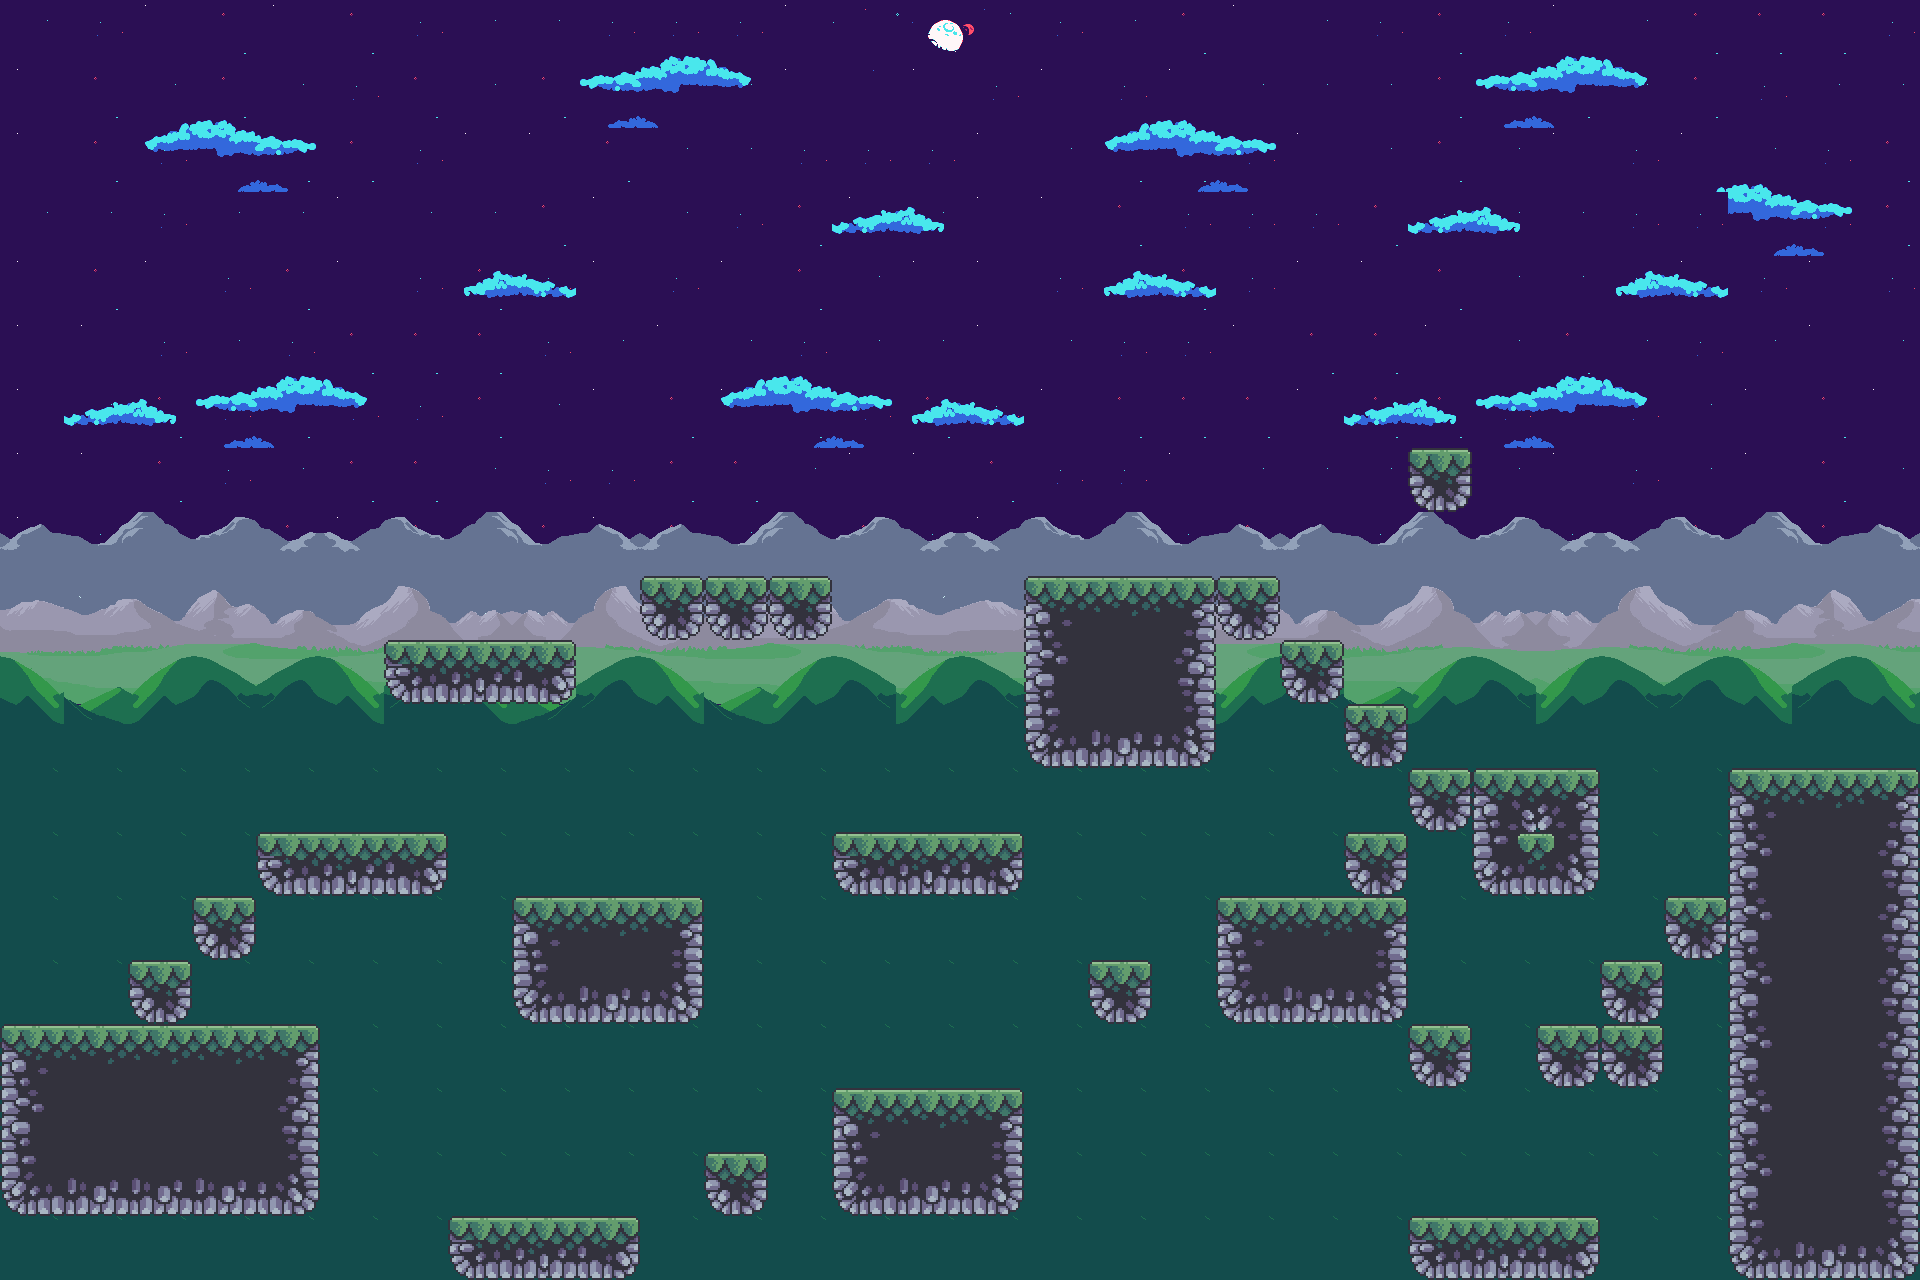

Rendered tile map (Tiled .tmx) drawn with the repository's tilesets; below, a short description and the map source with its tile grids summarised:
An orthogonal 30x20 tile map with 64x64 px tiles, 6 tile layers (BG 1, BG 2 (awan), BG 3 (rck mt), BG 4 (grass mt), ...), 19 tilesets and 86 objects (34x Grass, 12x Tree, 8x Fish, 7x Spike, 7x Chicken, ...).

<map version="1.10" tiledversion="1.10.2" orientation="orthogonal" renderorder="right-down" width="30" height="20" tilewidth="64" tileheight="64" infinite="0" nextlayerid="12" nextobjectid="133">
 <tileset firstgid="1" name="48x48 trees" tilewidth="48" tileheight="48" tilecount="4" columns="4">
  <image source="Stage Tiles/bahan/48x48 trees.png" width="192" height="48" />
 </tileset>
 <tileset firstgid="5" name="background_sky" tilewidth="64" tileheight="64" tilecount="10" columns="5">
  <image source="Stage Tiles/bahan/background_sky.png" width="360" height="180" />
 </tileset>
 <tileset firstgid="15" name="BGBack" tilewidth="64" tileheight="64" tilecount="40" columns="8">
  <image source="Stage Tiles/bahan/BGBack.png" width="512" height="320" />
 </tileset>
 <tileset firstgid="55" name="BGFront" tilewidth="64" tileheight="64" tilecount="40" columns="8">
  <image source="Stage Tiles/bahan/BGFront.png" width="512" height="320" />
 </tileset>
 <tileset firstgid="95" name="clouds" tilewidth="64" tileheight="64" tilecount="10" columns="5">
  <image source="Stage Tiles/bahan/clouds.png" width="360" height="180" />
 </tileset>
 <tileset firstgid="105" name="Grass Mountains" tilewidth="64" tileheight="64" tilecount="25" columns="5">
  <image source="Stage Tiles/bahan/Grass Mountains.png" width="320" height="320" />
 </tileset>
 <tileset firstgid="130" name="grass" tilewidth="64" tileheight="64" tilecount="5" columns="5">
  <image source="Stage Tiles/bahan/grass.png" width="320" height="64" />
 </tileset>
 <tileset firstgid="135" name="outside" tilewidth="64" tileheight="64" tilecount="48" columns="12">
  <image source="Stage Tiles/bahan/outside.png" width="768" height="256" />
 </tileset>
 <tileset firstgid="183" name="Rock Mountains" tilewidth="64" tileheight="64" tilecount="25" columns="5">
  <image source="Stage Tiles/bahan/Rock Mountains.png" width="320" height="320" />
 </tileset>
 <tileset firstgid="208" name="4_5_11zon" tilewidth="48" tileheight="48" tilecount="1" columns="1">
  <image source="Stage Tiles/spike gozy/11zon_resized/4_5_11zon.png" width="50" height="50" />
 </tileset>
 <tileset firstgid="209" name="16x32 trees" tilewidth="16" tileheight="32" tilecount="8" columns="4">
  <image source="Stage Tiles/bahan/16x32 trees.png" width="64" height="64" />
 </tileset>
 <tileset firstgid="217" name="5_11zon" tilewidth="64" tileheight="64" tilecount="1" columns="1">
  <image source="Stage Tiles/bahan/5_11zon.png" width="64" height="64" />
 </tileset>
 <tileset firstgid="218" name="9" tilewidth="16" tileheight="16" tilecount="3" columns="3">
  <image source="Stage Tiles/bahan/Bushes/9.png" width="61" height="25" />
 </tileset>
 <tileset firstgid="221" name="7" tilewidth="24" tileheight="24" tilecount="2" columns="2">
  <image source="Stage Tiles/bahan/Bushes/7.png" width="61" height="24" />
 </tileset>
 <tileset firstgid="223" name="1" tilewidth="10" tileheight="10" tilecount="3" columns="3">
  <image source="Stage Tiles/bahan/Bushes/1.png" width="31" height="15" />
 </tileset>
 <tileset firstgid="226" name="1" tilewidth="32" tileheight="32" tilecount="2" columns="1">
  <image source="Stage Tiles/ayam/1.png" width="32" height="72" />
 </tileset>
 <tileset firstgid="228" name="1" tilewidth="57" tileheight="57" tilecount="2" columns="2">
  <image source="Stage Tiles/mukbang/1.png" width="115" height="62" />
 </tileset>
 <tileset firstgid="230" name="1" tilewidth="59" tileheight="59" tilecount="1" columns="1">
  <image source="Stage Tiles/snack/1.png" width="62" height="62" />
 </tileset>
 <tileset firstgid="231" name="1" tilewidth="57" tileheight="67" tilecount="6" columns="3">
  <image source="Stage Tiles/1.png" width="180" height="147" />
 </tileset>
 <layer id="1" name="BG 1" width="30" height="20">
  <data>[600 cells, 600 non-empty, 8 distinct tile ids]</data>
 </layer>
 <layer id="2" name="BG 2 (awan)" width="30" height="20">
  <data>[600 cells, 79 non-empty, 10 distinct tile ids]</data>
 </layer>
 <layer id="3" name="BG 3 (rck mt)" width="30" height="20">
  <data>[600 cells, 90 non-empty, 10 distinct tile ids]</data>
 </layer>
 <layer id="4" name="BG 4 (grass mt)" width="30" height="20">
  <data>[600 cells, 60 non-empty, 16 distinct tile ids]</data>
 </layer>
 <layer id="5" name="BG 5 (grass mt 2)" width="30" height="20">
  <data>[600 cells, 300 non-empty, 6 distinct tile ids]</data>
 </layer>
 <objectgroup id="11" name="Object 2">
  <object id="78" name="Tree" gid="1" x="294.667" y="832" width="116" height="116" />
  <object id="82" name="Tree" gid="3" x="916" y="1090" width="136" height="136" />
  <object id="83" name="Tree" gid="3" x="512" y="896" width="174" height="174" />
  <object id="84" name="Tree" gid="2" x="1027" y="583" width="202" height="202" />
  <object id="86" name="Tree" gid="212" x="448" y="1216" width="61" height="122" />
  <object id="88" name="Tree" gid="211" x="1408" y="1024" width="54" height="108" />
  <object id="89" name="Tree" gid="214" x="1402" y="456" width="76" height="152" />
  <object id="90" name="Tree" gid="2" x="1472" y="768" width="135" height="135" />
  <object id="91" name="Tree" gid="4" x="64" y="1023.33" width="208" height="208" />
  <object id="92" name="Tree" gid="3" x="350" y="648" width="258" height="258" />
  <object id="93" name="Tree" gid="1" x="654" y="576" width="168" height="168" />
  <object id="94" name="Tree" gid="209" x="704" y="1152" width="69" height="138" />
 </objectgroup>
 <layer id="8" name="Pijakan" width="30" height="20">
  <data>[600 cells, 103 non-empty, 17 distinct tile ids]</data>
 </layer>
 <objectgroup id="6" name="Object">
  <object id="1" name="Grass" gid="130" x="0" y="1024" width="64" height="64" />
  <object id="2" name="Grass" gid="131" x="64" y="1024" width="64" height="64" />
  <object id="3" name="Grass" gid="132" x="128" y="1024" width="64" height="64" />
  <object id="4" name="Grass" gid="133" x="192" y="1024" width="64" height="64" />
  <object id="5" name="Grass" gid="134" x="256" y="1024" width="64" height="64" />
  <object id="22" name="Grass" gid="130" x="256" y="832" width="64" height="64" />
  <object id="23" name="Grass" gid="2147483779" x="320" y="832" width="64" height="64" />
  <object id="24" name="Grass" gid="131" x="384" y="832" width="64" height="64" />
  <object id="25" name="Grass" gid="130" x="512" y="896" width="64" height="64" />
  <object id="26" name="Grass" gid="131" x="576" y="896" width="64" height="64" />
  <object id="27" name="Grass" gid="132" x="640" y="896" width="64" height="64" />
  <object id="28" name="Grass" gid="131" x="384" y="640" width="64" height="64" />
  <object id="29" name="Grass" gid="131" x="448" y="640" width="64" height="64" />
  <object id="30" name="Grass" gid="131" x="512" y="640" width="64" height="64" />
  <object id="31" name="Grass" gid="131" x="640" y="576" width="64" height="64" />
  <object id="32" name="Grass" gid="131" x="704" y="576" width="64" height="64" />
  <object id="33" name="Grass" gid="131" x="768" y="576" width="64" height="64" />
  <object id="34" name="Grass" gid="133" x="832" y="832" width="64" height="64" />
  <object id="35" name="Grass" gid="133" x="896" y="832" width="64" height="64" />
  <object id="36" name="Grass" gid="133" x="960" y="832" width="64" height="64" />
  <object id="37" name="Grass" gid="133" x="1024" y="576" width="64" height="64" />
  <object id="38" name="Grass" gid="133" x="1088" y="576" width="64" height="64" />
  <object id="39" name="Grass" gid="133" x="1152" y="576" width="64" height="64" />
  <object id="40" name="Grass" gid="133" x="1298.67" y="422" width="64" height="64" />
  </objectgroup>
</map>
<!-- 50 of 86 objects omitted -->
